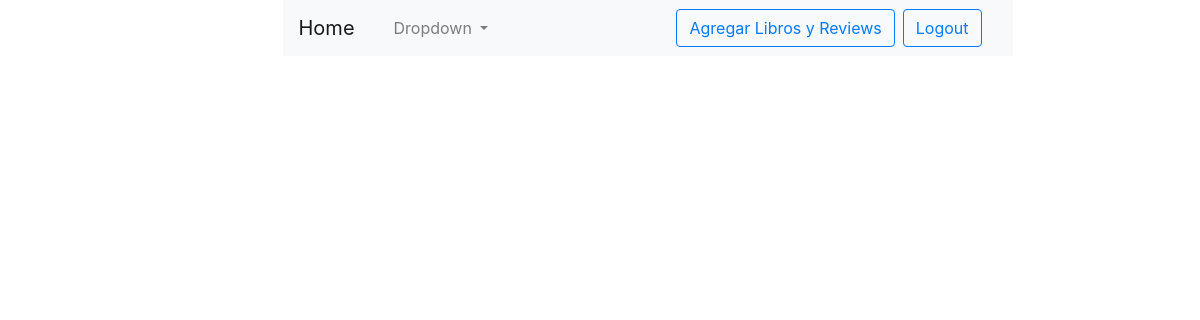
/libros/ (signed in), run on an earlier commit of the app's database.
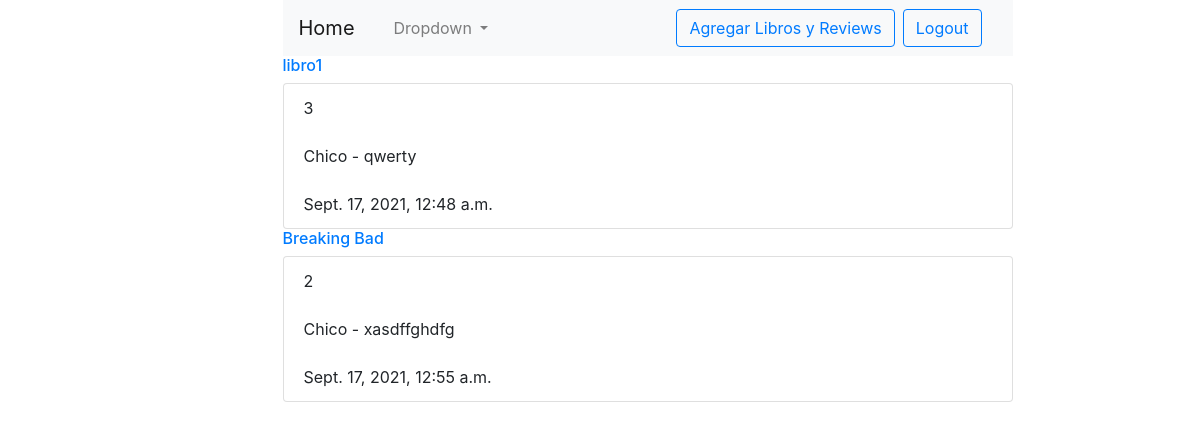
And on a later commit of the database.
### login/models.py (models this page shows)
class Libro(models.Model):
    titulo = models.CharField(max_length=40)
    autor = models.ForeignKey(Autor, on_delete=CASCADE, related_name="libros")
    rating = models.IntegerField(default=0)

class Review(models.Model):
    usuario = models.ForeignKey(User, on_delete=CASCADE, related_name="reviewer")
    contenido = models.TextField(default='')
    libro = models.ForeignKey(Libro, on_delete=CASCADE, related_name="libros")
    created_at = models.DateTimeField(auto_now_add=True)
    updated_at = models.DateTimeField(auto_now=True)

class User(models.Model):
    nombre = models.CharField(max_length=40)
    alias = models.CharField(max_length=40) # Pide alias en poke
    email = models.CharField(max_length=40)
    password = models.CharField(max_length=255)
    rol = models.PositiveIntegerField(default=1)
    created_at = models.DateTimeField(auto_now_add=True)
    updated_at = models.DateTimeField(auto_now=True)
    objects = UserManager()

### home/views.py (the view)
# urls.py: 2. Add a URL to urlpatterns:  path('', views.home, name='home')
def home(request):
    reg_user = User.objects.get(id=request.session['user_id'])
    context = {
        "active_user": reg_user,
        'lista_libros': Libro.objects.all(),
    }
    return render(request, 'libros.html', context)

### login/templates/libros.html (shortened to what this page needs)
<!DOCTYPE html>
<html lang="en">
<head>
    {% load static %}
    <link rel="stylesheet" href="{% static 'css/style.css' %}">
    <link href="https://cdn.jsdelivr.net/npm/bootstrap@5.1.1/dist/css/bootstrap.min.css" rel="stylesheet">
    <link rel="stylesheet" href="https://stackpath.bootstrapcdn.com/bootstrap/4.1.3/css/bootstrap.min.css">
</head>
<body>
    <div class="container">
        <div class="row justify-content-md-center">
            <div class="col-md-8 offset-md-1">
                {% include "navbar.html" %}
                <div class="header">
                    {% for lista in lista_libros%}
                    <a href=""><h6>{{lista.titulo}}</h6></a>
                    <ul class="list-group">
                        <li class="list-group-item">{{lista.rating}}</li>
                        <li class="list-group-item">{{lista.libros.last.usuario.nombre}} - {{lista.libros.last.contenido}}</li>
                        <li class="list-group-item">{{lista.libros.last.updated_at}}</li>
                    </ul>
                    {% endfor%}
                </div>
            </div>
        </div>
    </div>
</body>
</html>

### login/templates/navbar.html (shortened to what this page needs)
<nav class="navbar navbar-expand-lg navbar-light bg-light">
    <a href="/" class="navbar-brand">Home</a>
    <div class="container-fluid">
        <div class="collapse navbar-collapse" id="navbarSupportedContent">
            <ul class="navbar-nav me-auto mb-2 mb-lg-0">
                <li class="nav-item dropdown">
                    <a class="nav-link dropdown-toggle" href="#" id="navbarDropdown" role="button"
                        data-bs-toggle="dropdown" aria-expanded="false">
                        Dropdown
                    </a>
                </li>
            </ul>
            <form class="form-inline">
                <a class="btn btn-outline-primary mx-2" href="agregar/">Agregar Libros y Reviews</a>
                <a class="btn btn-outline-primary" href="/logout">Logout</a>
            </form>
        </div>
    </div>
</nav>

What changed in the data, as far as the page shows it:
added Libro: titulo "libro1", rating "3", libros.last.usuario.nombre "Chico", libros.last.contenido "qwerty", libros.last.updated_at "Sept. 17, 2021, 12:48 a.m."
added Libro: titulo "Breaking Bad", rating "2", libros.last.usuario.nombre "Chico", libros.last.contenido "xasdffghdfg", libros.last.updated_at "Sept. 17, 2021, 12:55 a.m."
